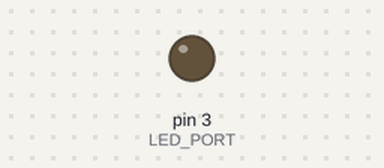
A sketch run on a simulated Arduino Uno, built with avr-gcc and run on an emulated ATmega328P. Parts: output pins drawn as LEDs (lit = HIGH).

Above: at 0.15 s.
At 39.84 s:
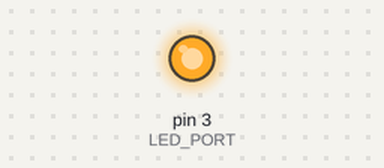
Timing chart, 0 to 40.0 s (numbered marks = the images above):
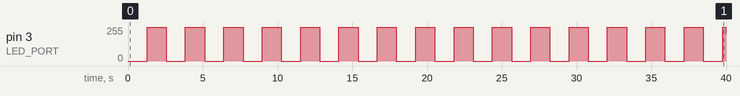

The sketch:

led.ino
```cpp
#define LED_PORT 3

void setup() {
  pinMode(LED_PORT, OUTPUT);
}

void loop() {
  for (int i = 0; i < 256; ++i) {
    analogWrite(LED_PORT, i);
    delay(5);
  }

  for (int i = 0; i < 256; ++i) {
    analogWrite(LED_PORT, 255 - i);
    delay(5);
  }
}
```

Measured:
- by itself, pin 3 (LED_PORT): 0/255 → 255/255 at 1.3 s, → 0/255 1.3 s later, → 255/255 1.3 s later, → 0/255 1.3 s later, … (32 changes in this stretch)
